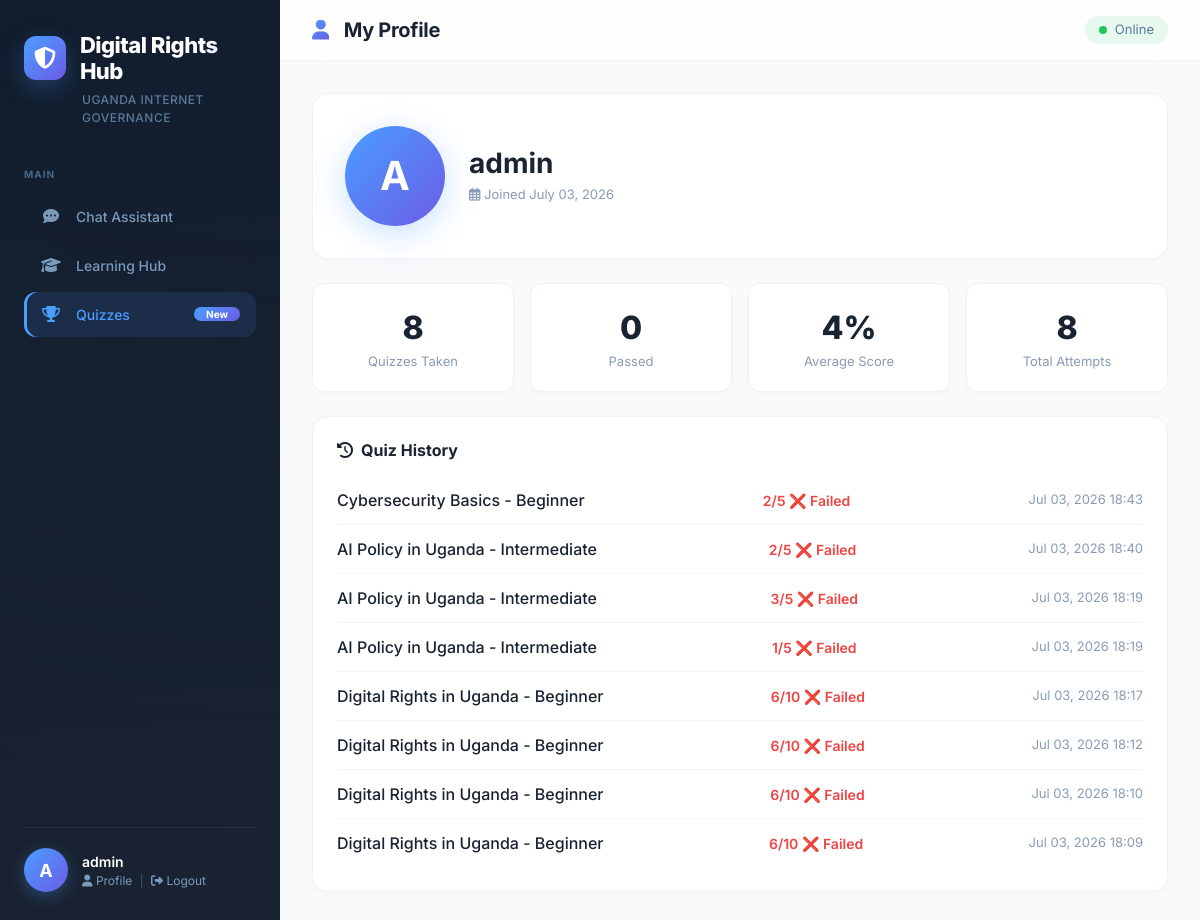
/profile/ (signed in), run on the app's committed database.
### chatbot/models.py (models this page shows, shortened)
class QuizAttempt(models.Model):
    user = models.ForeignKey('auth.User', on_delete=models.CASCADE, null=True, blank=True)
    quiz = models.ForeignKey(Quiz, on_delete=models.CASCADE, related_name='attempts')
    session_id = models.CharField(max_length=100, blank=True, null=True)
    score = models.IntegerField(default=0)
    total_questions = models.IntegerField(default=0)
    passed = models.BooleanField(default=False)
    completed_at = models.DateTimeField(auto_now_add=True)
    class Meta:
        ordering = ['-completed_at']

class Quiz(models.Model):
    CATEGORY_CHOICES = [
        ('digital_rights', 'Digital Rights'),
        ('privacy', 'Data Privacy'),
        ('ai_policy', 'AI Policy'),
        ('cybersecurity', 'Cybersecurity'),
        ('internet_governance', 'Internet Governance'),
        ('general', 'General'),
    ]
    title = models.CharField(max_length=200)
    description = models.TextField()
    category = models.CharField(max_length=50, choices=CATEGORY_CHOICES)
    difficulty = models.CharField(max_length=20, choices=[
        ('beginner', 'Beginner'),
        ('intermediate', 'Intermediate'),
        ('advanced', 'Advanced'),
    ], default='beginner')
    time_limit = models.IntegerField(default=5)
    passing_score = models.IntegerField(default=70)
    is_published = models.BooleanField(default=True)
    created_at = models.DateTimeField(auto_now_add=True)

### chatbot/views.py (the view)
# urls.py: path('profile/', views.profile, name='profile'),
@login_required
def profile(request):
    user = request.user
    quiz_attempts = QuizAttempt.objects.filter(user=user).select_related('quiz')
    total_quizzes = quiz_attempts.count()
    passed_quizzes = quiz_attempts.filter(passed=True).count()
    total_score = sum(attempt.score for attempt in quiz_attempts)
    avg_score = (total_score / total_quizzes) if total_quizzes > 0 else 0
    context = {
        'user': user,
        'quiz_attempts': quiz_attempts,
        'total_quizzes': total_quizzes,
        'passed_quizzes': passed_quizzes,
        'avg_score': avg_score,
    }
    return render(request, 'chatbot/profile.html', context)

### chatbot/templates/chatbot/profile.html (shortened to what this page needs)
<!DOCTYPE html>
<html lang="en">
<head>
    <link href="https://cdn.jsdelivr.net/npm/bootstrap@5.3.0/dist/css/bootstrap.min.css" rel="stylesheet">
    <link rel="stylesheet" href="https://cdnjs.cloudflare.com/ajax/libs/font-awesome/6.4.0/css/all.min.css">
</head>
<body>
<div class="app-container">
    <aside class="sidebar">
        <div class="sidebar-brand">
            <div class="logo-icon"><div class="icon-wrap"><i class="fas fa-shield-alt"></i></div><h1>Digital Rights Hub</h1></div>
            <div class="subtitle">Uganda Internet Governance</div>
        </div>
        <nav class="sidebar-nav">
            <div class="nav-label">Main</div>
            <a href="/" class="nav-item"><i class="fas fa-comment-dots"></i> Chat Assistant</a>
            <a href="/learn/" class="nav-item"><i class="fas fa-graduation-cap"></i> Learning Hub</a>
            <a href="/quizzes/" class="nav-item active"><i class="fas fa-trophy"></i> Quizzes <span class="badge">New</span></a>
        </nav>
        <div class="sidebar-footer">
            <div class="user-info">
                {% if user.is_authenticated %}
                    <div class="user-avatar">{{ user.username|make_list|first|upper }}</div>
                    <div>
                        <div class="user-name">{{ user.username }}</div>
                        <div class="user-role">
                            <a href="{% url 'profile' %}"><i class="fas fa-user"></i> Profile</a>
                            <span class="sep">|</span>
                            <a href="{% url 'logout' %}"><i class="fas fa-sign-out-alt"></i> Logout</a>
                        </div>
                    </div>
                {% endif %}
            </div>
        </div>
    </aside>
    <main class="main-content">
        <header class="main-header">
            <h2><i class="fas fa-user"></i> My Profile</h2>
            <div class="header-actions"><span class="status"><span class="dot"></span><span>Online</span></span></div>
        </header>
        <div class="content-area">
            <div class="profile-header">
                <div class="avatar">{{ user.username|make_list|first|upper }}</div>
                <div class="info">
                    <h1>{{ user.username }}</h1>
                    <div class="joined"><i class="far fa-calendar-alt"></i> Joined {{ user.date_joined|date:"F d, Y" }}</div>
                </div>
            </div>
            <div class="stats-grid">
                <div class="stat-card"><div class="stat-number">{{ total_quizzes }}</div><div class="stat-label">Quizzes Taken</div></div>
                <div class="stat-card"><div class="stat-number">{{ passed_quizzes }}</div><div class="stat-label">Passed</div></div>
                <div class="stat-card"><div class="stat-number">{{ avg_score|floatformat:0 }}%</div><div class="stat-label">Average Score</div></div>
                <div class="stat-card"><div class="stat-number">{{ quiz_attempts.count }}</div><div class="stat-label">Total Attempts</div></div>
            </div>
            <div class="history-section">
                <h3><i class="fas fa-history" style="margin-right:8px;"></i>Quiz History</h3>
                {% if quiz_attempts %}
                    {% for attempt in quiz_attempts %}
                    <div class="history-item">
                        <span class="quiz-name">{{ attempt.quiz.title }}</span>
                        <span class="quiz-score {% if attempt.passed %}passed{% else %}failed{% endif %}">
                            {{ attempt.score }}/{{ attempt.total_questions }}
                            {% if attempt.passed %}✅ Passed{% else %}❌ Failed{% endif %}
                        </span>
                        <span class="quiz-date">{{ attempt.completed_at|date:"M d, Y H:i" }}</span>
                    </div>
                    {% endfor %}
                {% else %}
                    <div class="empty">
                        <i class="fas fa-trophy"></i>
                        <p>You haven't taken any quizzes yet.</p>
                        <a href="{% url 'quiz_list' %}" style="color:#4a9eff;font-weight:600;text-decoration:none;">Browse Quizzes →</a>
                    </div>
                {% endif %}
            </div>
        </div>
    </main>
</div>
</body>
</html>

### data on the page
QuizAttempt: quiz "Cybersecurity Basics - Beginner", score "2", total_questions "5", passed "❌ Failed", completed_at "Jul 03, 2026 18:43"
QuizAttempt: quiz "AI Policy in Uganda - Intermediate", score "2", total_questions "5", passed "❌ Failed", completed_at "Jul 03, 2026 18:40"
QuizAttempt: quiz "AI Policy in Uganda - Intermediate", score "3", total_questions "5", passed "❌ Failed", completed_at "Jul 03, 2026 18:19"
QuizAttempt: quiz "AI Policy in Uganda - Intermediate", score "1", total_questions "5", passed "❌ Failed", completed_at "Jul 03, 2026 18:19"
QuizAttempt: quiz "Digital Rights in Uganda - Beginner", score "6", total_questions "10", passed "❌ Failed", completed_at "Jul 03, 2026 18:17"
QuizAttempt: quiz "Digital Rights in Uganda - Beginner", score "6", total_questions "10", passed "❌ Failed", completed_at "Jul 03, 2026 18:12"
QuizAttempt: quiz "Digital Rights in Uganda - Beginner", score "6", total_questions "10", passed "❌ Failed", completed_at "Jul 03, 2026 18:10"
QuizAttempt: quiz "Digital Rights in Uganda - Beginner", score "6", total_questions "10", passed "❌ Failed", completed_at "Jul 03, 2026 18:09"

### other printed values
{{ user.username|make_list|first|upper }} "A"
{{ user.username }} "admin"
{{ user.date_joined|date:"F d, Y" }} "July 03, 2026"
{{ total_quizzes }} "8"
{{ passed_quizzes }} "0"
{{ avg_score|floatformat:0 }} "4"
{{ quiz_attempts.count }} "8"
